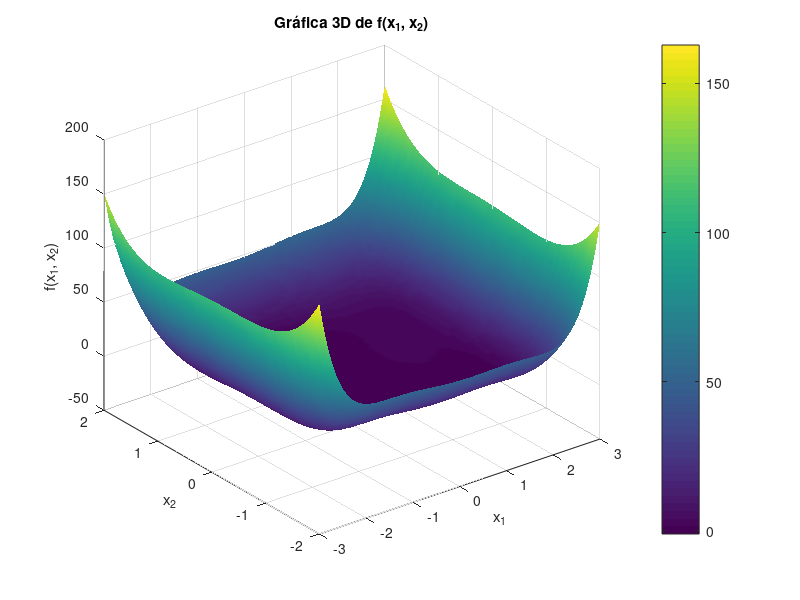

Source code (MATLAB):
% Definir la función
f = @(x1, x2) (4 - 2.1*x1.^2 + (x1.^4)/3) .* x1.^2 + x1.*x2 + (-4 + 4*x2.^2) .* x2.^2;

% Crear una malla de puntos para x1 y x2
x1 = linspace(-3, 3, 100);  % Rango de x1
x2 = linspace(-2, 2, 100);  % Rango de x2
[X1, X2] = meshgrid(x1, x2); % Matrices de coordenadas

% Evaluar la función en cada punto de la malla
Z = f(X1, X2);

% Graficar en 3D
figure;
surf(X1, X2, Z); % Superficie 3D
title('Gráfica 3D de f(x_1, x_2)');
xlabel('x_1'); ylabel('x_2'); zlabel('f(x_1, x_2)');
colorbar; % Barra de colores para referencia
shading interp; % Suavizado de colores
